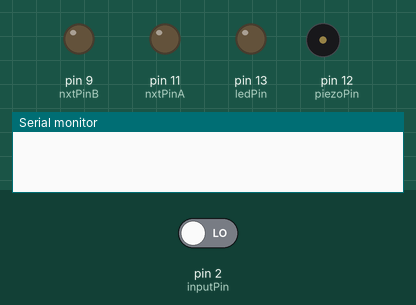
This sketch was run on a simulated Arduino Uno, built with avr-gcc and run on an emulated ATmega328P. On the bench: output pins drawn as LEDs (lit = HIGH), buzzer (waves = sounding), the last lines printed to the serial monitor. The test bench sets the inputs (shaded band); at power-on: pin 2 (inputPin) LOW.

Above: at 1.2 s.
1.3 s: pin 2 (inputPin) driven HIGH
At 2.4 s:
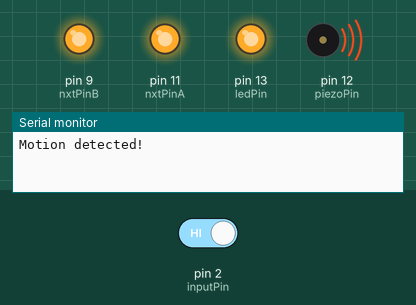
2.8 s: pin 2 (inputPin) driven LOW
At 3.05 s:
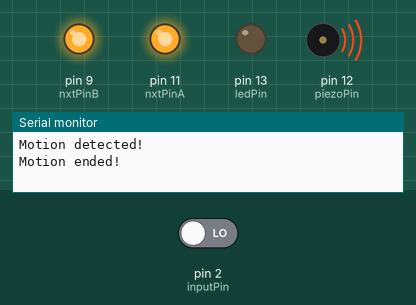
At 3.9 s:
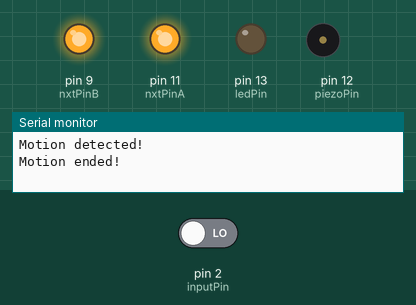
Timing chart, 0 to 5.8 s (numbered marks = the images above; inputs shaded):
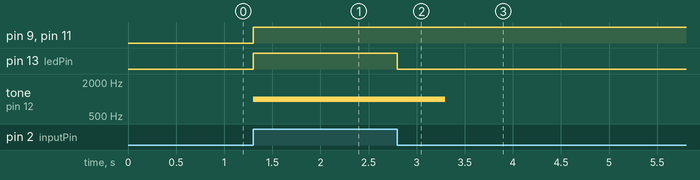

The sketch:

security_alarm_system_using_pir_sensor1.ino
```cpp
/*
 * PIR sensor tester
 */

int ledPin = 13;
int nxtPinA = 11;
int nxtPinB = 9;  // choose the pin for the LED
int inputPin = 2;               // choose the input pin (for PIR sensor)
int pirState = LOW;             // we start, assuming no motion detected
int val = 2;
int piezoPin = 12;
          //Variable to store analog value (0-1023)
  // variable for reading the pin status

void setup() {
  pinMode(ledPin, OUTPUT);
  pinMode(piezoPin, OUTPUT);
  pinMode(nxtPinA, OUTPUT);
  pinMode(nxtPinB, OUTPUT);// declare LED as output
  pinMode(inputPin, INPUT);     // declare sensor as input

  Serial.begin(9600);

}

void loop(){
  val = digitalRead(inputPin);  // read input value
  if (val == HIGH) {            // check if the input is HIGH
    digitalWrite(ledPin, HIGH);
    digitalWrite(nxtPinA, HIGH);
    digitalWrite(nxtPinB, HIGH);
    digitalWrite(ledPin, HIGH);
    tone(piezoPin, 1000, 500);
    // turn LED ON
    if (pirState == LOW) {
      // we have just turned on
      Serial.println("Motion detected!");
      // We only want to print on the output change, not state
      pirState = HIGH;
    }
  } else {
    digitalWrite(ledPin, LOW);

    if (pirState == HIGH){
      // we have just turned of
      Serial.println("Motion ended!");
      // We only want to print on the output change, not state
      pirState = LOW;
    }
  }
}
```

Measured:
- after the input at 1.3 s, pin 9 (nxtPinB), pin 11 (nxtPinA), pin 13 (ledPin): LOW → HIGH at once; tone on pin 12 (piezoPin): silent → 1000 Hz at once
- after the input at 2.8 s, pin 13 (ledPin): HIGH → LOW at once; tone on pin 12 (piezoPin): 1000 Hz → silent after 0.50 s
